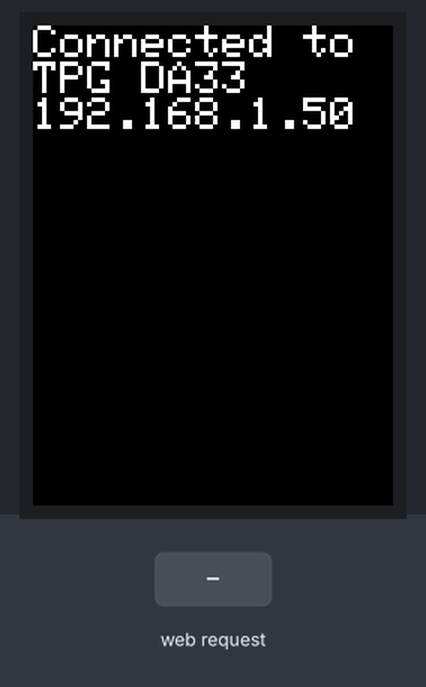
Bench run of a sketch on a simulated ESP8266 (NodeMCU). Shown: 240×320 colour display. The test bench sets the inputs (shaded band). WiFi joins after 1.5 s; servers stay silent unless stated.

Above: at 3.0 s.
3.1 s: HTTP request GET /string?input=1 received
At 3.8 s:
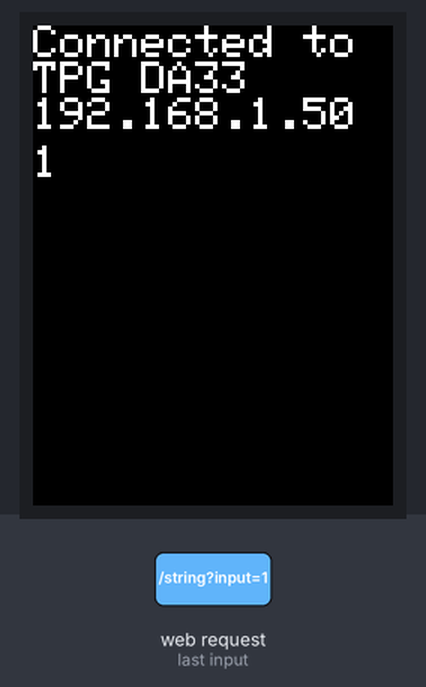
4.6 s: HTTP request GET /string?input=0 received
At 5.0 s:
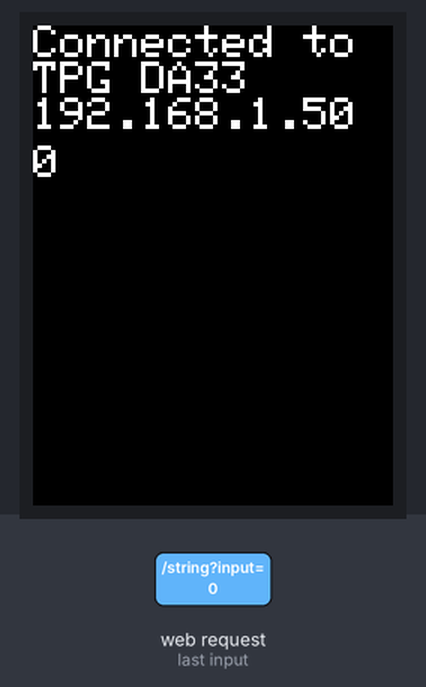
Timing chart, 0 to 7.6 s (numbered marks = the images above; inputs shaded):
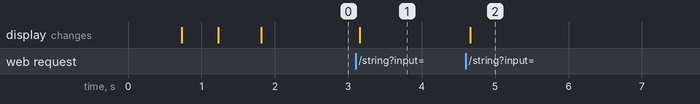

Measured:
- after the input at 3.1 s, the display: changes after 0.06 s (image 1)
- after the input at 4.6 s, the display: changes after 0.06 s (image 2)

The sketch:

msgBoard.ino
```cpp
#include "SPI.h"
#include "Adafruit_GFX.h"
#include "Adafruit_ILI9341.h"
#include <ESP8266WiFi.h>
#include <ESP8266WebServer.h>

const char* ssid = "TPG DA33";
const char* pass = "1234567890";

// For the Adafruit shield, these are the default.
#define TFT_DC D1
#define TFT_CS D2

// Use hardware SPI (on Uno, #13, #12, #11) and the above for CS/DC
Adafruit_ILI9341 tft = Adafruit_ILI9341(TFT_CS, TFT_DC);

ESP8266WebServer server(80);

void root()
{
server.send(200, "text/plain",
"1->Open /number?value=90 to print number on LCD \r\n\
2->Open /string?input=putYourString to print text on LCD \
");
}

void handle_string() {
  char inputString[100];
  server.arg("input").toCharArray(inputString, 99, 0);

  tft.setCursor(0, 80);
  tft.fillRect(0, 80, 240, 240, ILI9341_BLACK);
  tft.println(inputString);

  server.send(200, "text/plain",inputString);
}

void handle_number()
{
  String sval = server.arg("value");
  String xval = server.arg("muga");

/*
  Serial.println(sval.toInt());
  Serial.println(xval.toFloat());
  int ival = sval.toInt();
  Serial.println(ival);
// print on the LCD
  setCursor(0, 50);
  print(ival);
  print("          ");

  analogWrite(13, ival);
*/
 // server.send(200, "text/plain", String(ival, DEC));
}
void setup() {

  tft.begin();

  tft.fillScreen(ILI9341_BLACK);
  tft.setCursor(0, 0);
  tft.setTextColor(ILI9341_WHITE);  tft.setTextSize(3);
  tft.println("Connecting to wifi");
WiFi.begin(ssid, pass);
while (WiFi.status() != WL_CONNECTED) {
    delay(500);
  tft.print(".");
  }

  tft.fillScreen(ILI9341_BLACK);
  tft.setCursor(0, 0);
  tft.println("Connected to");
  tft.setCursor(0, 24);
  tft.println(ssid);

  IPAddress ipadd;
  char ipAddConverted2String[26];
  ipadd = WiFi.localIP();
  sprintf(ipAddConverted2String, "%d.%d.%d.%d", ipadd[0], ipadd[1], ipadd[2], ipadd[3]);
  tft.setCursor(0, 48);
  tft.println(ipAddConverted2String);

server.on("/", root);
  server.on("/number", handle_number);
  server.on("/string", handle_string);
  server.begin();
}


void loop(void) {

server.handleClient();

}
```
